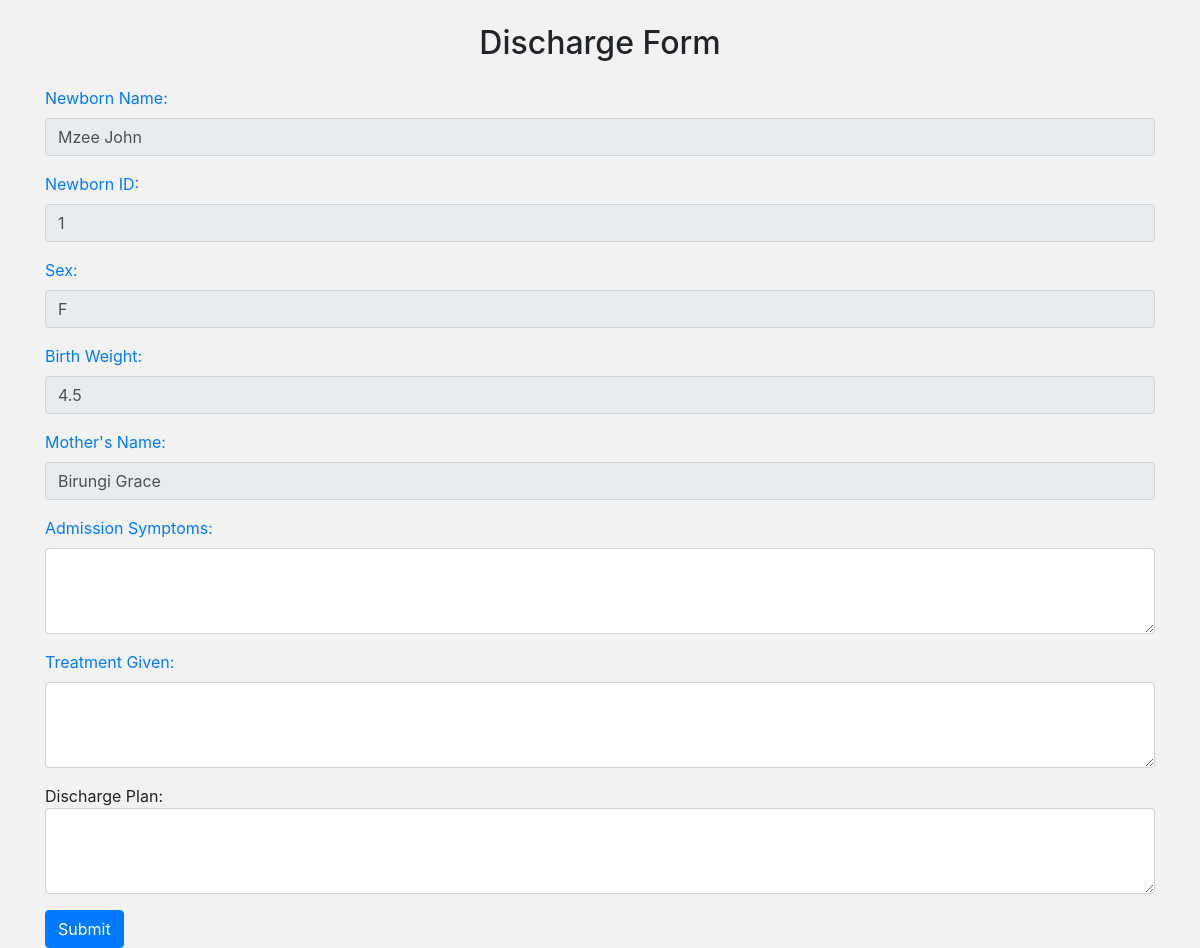
Page /newborn/discharge/1 on the committed database.
### newborn/models.py (models this page shows, shortened)
class Newborn(models.Model):
    name = models.CharField(max_length=50)
    sex = models.CharField(max_length=10, choices=SEX)
    date_of_birth = models.DateField()
    birth_weight = models.DecimalField(max_digits=2, decimal_places=1)
    admission_date = models.DateField()
    age_in_days = models.IntegerField(default=0)
    gestation_age = models.IntegerField(default=28)
    diagnosis = models.CharField(max_length=100)
    mother = models.ForeignKey(MotherDetails, on_delete=models.CASCADE, null=True)
    class Meta:
        ordering = ['admission_date']

class MotherDetails(models.Model):
    name = models.CharField(max_length=50)
    age = models.IntegerField(default=28)
    blood_group = models.CharField(max_length=3, choices=BLOOD_GROUP)
    parity = models.CharField(max_length=100)
    number_of_living_children = models.CharField(max_length=100)
    hiv_status = models.CharField(max_length=3, choices=HIV_STATUS)
    level_of_education = models.CharField(max_length=2, choices=LEVEL_OF_EDUCATION)
    occupation = models.CharField(max_length=3, choices=OCCUPATION)
    location = models.ForeignKey(MotherLocation, on_delete=models.CASCADE, null=True)

### newborn/views.py (the view)
# urls.py: path('newborn/discharge/<int:pk>', views.discharge_form, name='discharge'),
def discharge_form(request, pk):
    newborn = Newborn.objects.get(pk=pk)
    return render(request, 'newborn/discharge_form.html', {'newborn': newborn})

### newborn/templates/newborn/discharge_form.html (shortened to what this page needs)
<!DOCTYPE html>
<html>
<head>
	<link rel="stylesheet" href="https://maxcdn.bootstrapcdn.com/bootstrap/4.5.2/css/bootstrap.min.css">
</head>
<body>
	<div class="container">
		<h2 class="text-center my-4">Discharge Form</h2>
		<form>
			<div class="form-group">
				<label for="newborn-name">Newborn Name:</label>
				<input type="text" class="form-control" id="newborn-name" value="{{ newborn.name }}" disabled>
			</div>
			<div class="form-group">
				<label for="newborn-id">Newborn ID:</label>
				<input type="text" class="form-control" id="newborn-id" value="{{ newborn.id }}" disabled>
			</div>
			<div class="form-group">
				<label for="sex">Sex:</label>
				<input type="text" class="form-control" id="sex" value="{{ newborn.sex }}" disabled>
			</div>
			<div class="form-group">
				<label for="birth-weight">Birth Weight:</label>
				<input type="text" class="form-control" id="birth-weight" value="{{ newborn.birth_weight }}" disabled>
			</div>
			<div class="form-group">
				<label for="mother-name">Mother's Name:</label>
				<input type="text" class="form-control" id="mother-name" value="{{ newborn.mother.name }}" disabled>
			</div>
			<div class="form-group">
				<label for="admission-symptoms">Admission Symptoms:</label>
				<textarea class="form-control" id="admission-symptoms" rows="3"></textarea>
			</div>
			<div class="form-group">
				<label for="treatment-given">Treatment Given:</label>
				<textarea class="form-control" id="treatment-given" rows="3"></textarea>
			</div>
			<div class="form-group">
				<labelfor="discharge-plan">Discharge Plan:</label>
			<textarea class="form-control" id="discharge-plan" rows="3"></textarea>
			</div>
			<button type="submit" class="btn btn-primary">Submit</button>
		</form>
	</div>
</body>
</html>

### newborn/templates/newborn/discharge_form.html (style rules this page uses)
body { background-color: #f2f2f2; }
.form-group label { color: #007bff; }
.btn-primary { background-color: #007bff; border-color: #007bff; }

### rows in the picture
Newborn: name "Mzee John", id "1", sex "F", birth_weight "4.5", mother.name "Birungi Grace"
